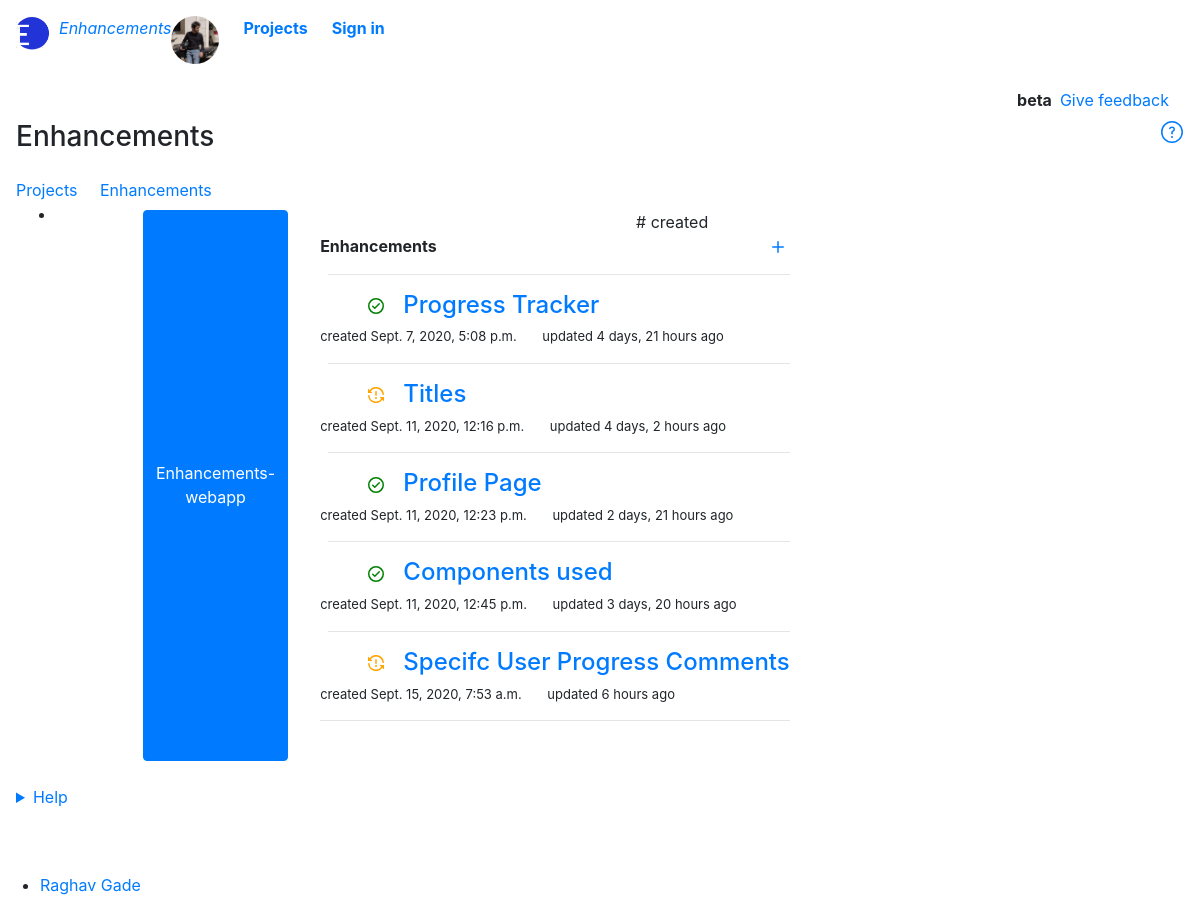
The app's page /features with its own data.
### base/models.py (models this page shows, shortened)
class Project(models.Model):
    STATUS = (
        ('Queued','Queued'),
        ('Working','Working'),
        ('Completed','Completed'),
    )
    project_id = HashidAutoField(min_length=8,primary_key=True,alphabet="0123456789abcdefghijklmnopqrstuvwxyz",salt="drop the gun and go to steam bathc")
    project_title = models.CharField(max_length=200,default='New Project')
    framework_used = models.ManyToManyField(Framework,blank=True)
    language_used = models.ManyToManyField(Language,blank=True)
    containerization_used = models.ManyToManyField(Containerization,blank=True)
    database_used = models.ManyToManyField(Database,blank=True)
    project_description = MDTextField()
    github_link = models.CharField(max_length=200, default='',blank=True,null=True)
    status = models.CharField(max_length=20,null=False,choices=STATUS,default="Working")
    date_created = models.DateTimeField(auto_now_add=True)
    updated_at = models.DateTimeField(auto_now=True)
    features = models.BooleanField(default=False)

class Feature(models.Model):
    STATUS = (
        ('Working','Working'),
        ('Discarded','Discarded'),
        ('Completed','Completed'),
    )
    feature_id = models.ForeignKey(Project,null=False,on_delete=models.CASCADE)
    tracking_id = HashidAutoField(min_length=8,primary_key=True,alphabet="0123456789abcdefghijklmnopqrstuvwxyz",salt="Sakura says but she doesn't mean it bolte")
    feature_name = models.CharField(max_length=50,null=False,default='New Feature')
    feature_description = MDTextField()
    date_created = models.DateTimeField(auto_now_add=True)
    updated_at = models.DateTimeField(auto_now=True)
    status = models.CharField(max_length=20,null=False,choices=STATUS,default="Queued")

### base/views.py (the view)
# urls.py: path('features', views.features, name="features"),
def features(request):
    projects = Project.objects.all()
    features = Feature.objects.all()
    context ={
        'projects' : projects,
        'features' : features,
    }
    return render(request,'base/features.html',context)

### base/templates/base/features.html (shortened to what this page needs)
{% extends 'base/main.html' %}
{% load static %}
{% load humanize %}
  {% block content%}
    <main class="container-lg px-3 pb-4">
        <div class="col-12 clearfix mt-2">
          <div class="d-flex float-right">
            <div class="Box border-green mr-1"><b class="p-1">beta</b></div>
            <a class="link-gray float-right" href="{% url 'feedback' %}">Give feedback</a>
          </div>
        </div>
        <div id="feature-list">
          <div class="Box Box--spacious f4 mt-2">
            <div class="Box-header pb-0">
              <h3 class="Box-title flex-auto mb-4">
                  Enhancements
                  <a href="{% url 'welcome' %}" aria-label="help" title="help"> </a>
              </h3>
              <nav class="UnderlineNav">
                <div class="UnderlineNav-body">
                  <a class="UnderlineNav-item" href="{% url 'home' %}"  aria-current=&quot;page&quot;>Projects</a>
                  <a class="UnderlineNav-item" href="{% url 'features' %}"  aria-current=&quot;page&quot;>Enhancements</a>
                </div>
              </nav>
            </div>
            <ul style=" height: 40%; overflow: hidden; overflow-y: scroll;">
            {% for project in projects  %}
            {% if project.features is True %}
            <li class="Box-row Box-row--hover-gray p-0 mt-0">
                <div class="ml-2 p-2 col-12">
                  <div class="col-12 clearfix">
                    <div class="col-6 pl-2 min-width-0 float-left">
                        <div class="d-flex  flex-items-start pl-5">
                            <button class="btn btn-primary" style="pointer-events: none;">{{ project.project_title }}</button>
                            <div class="Popover position-relative">
                                <div class="Popover-message Popover-message--left-top p-4 ml-2 Box box-shadow-large" style="width: max-content;" >
                                  <b>Enhancements</b>
                                       <a href="{% url 'newfeature' %}"><svg xmlns="http://www.w3.org/2000/svg" viewBox="0 0 16 16" width="16" height="16"><path fill-rule="evenodd" d="M8 2a.75.75 0 01.75.75v4.5h4.5a.75.75 0 010 1.5h-4.5v4.5a.75.75 0 01-1.5 0v-4.5h-4.5a.75.75 0 010-1.5h4.5v-4.5A.75.75 0 018 2z"></path></svg></a>
                                    <br>
                                    {% for feature in features %}
                                        {% if feature.feature_id.project_id == project.project_id %}
                                        <h4 class="mb-2 pl-2">
                                        <hr>
                                        <ul >
                                        {% if request.user.is_authenticated %}
                                            {% if feature.status == "Working" %}
                                            <svg id="working" xmlns="http://www.w3.org/2000/svg" viewBox="0 0 16 16" width="16" height="16"><path fill-rule="evenodd" d="M8 1.5a6.491 6.491 0 00-5.285 2.715l1.358 1.358A.25.25 0 013.896 6H.25A.25.25 0 010 5.75V2.104a.25.25 0 01.427-.177l1.216 1.216a8 8 0 0114.315 4.03.748.748 0 01-.668.83.75.75 0 01-.824-.676A6.501 6.501 0 008 1.5zM.712 8.004a.75.75 0 01.822.67 6.501 6.501 0 0011.751 3.111l-1.358-1.358a.25.25 0 01.177-.427h3.646a.25.25 0 01.25.25v3.646a.25.25 0 01-.427.177l-1.216-1.216A8 8 0 01.042 8.827a.75.75 0 01.67-.823zM9 11a1 1 0 11-2 0 1 1 0 012 0zm-.25-6.25a.75.75 0 00-1.5 0v3.5a.75.75 0 001.5 0v-3.5z"></path></svg>
                                            {% elif feature.status == "Completed" %}
                                            <svg id="completed" xmlns="http://www.w3.org/2000/svg" viewBox="0 0 16 16" width="16" height="16"><path fill-rule="evenodd" d="M1.5 8a6.5 6.5 0 1113 0 6.5 6.5 0 01-13 0zM0 8a8 8 0 1116 0A8 8 0 010 8zm11.78-1.72a.75.75 0 00-1.06-1.06L6.75 9.19 5.28 7.72a.75.75 0 00-1.06 1.06l2 2a.75.75 0 001.06 0l4.5-4.5z"></path></svg>
                                            {% elif feature.status == "Discarded" %}
                                            <svg id="queued" xmlns="http://www.w3.org/2000/svg" viewBox="0 0 16 16" width="16" height="16"><path fill-rule="evenodd" d="M8 1.5a6.5 6.5 0 100 13 6.5 6.5 0 000-13zM0 8a8 8 0 1116 0A8 8 0 010 8zm9 3a1 1 0 11-2 0 1 1 0 012 0zm-.25-6.25a.75.75 0 00-1.5 0v3.5a.75.75 0 001.5 0v-3.5z"></path></svg>
                                            {% endif %}
                                        &nbsp;
                                        <a class="link-gray-dark no-underline v-align-middle h4" href="{% url 'specificfeature' feature.tracking_id %}">{{feature.feature_name}}</a>
                                        {% else %}
                                            {% if feature.status == "Working" %}
                                            <svg id="working" xmlns="http://www.w3.org/2000/svg" viewBox="0 0 16 16" width="16" height="16"><path fill-rule="evenodd" d="M8 1.5a6.491 6.491 0 00-5.285 2.715l1.358 1.358A.25.25 0 013.896 6H.25A.25.25 0 010 5.75V2.104a.25.25 0 01.427-.177l1.216 1.216a8 8 0 0114.315 4.03.748.748 0 01-.668.83.75.75 0 01-.824-.676A6.501 6.501 0 008 1.5zM.712 8.004a.75.75 0 01.822.67 6.501 6.501 0 0011.751 3.111l-1.358-1.358a.25.25 0 01.177-.427h3.646a.25.25 0 01.25.25v3.646a.25.25 0 01-.427.177l-1.216-1.216A8 8 0 01.042 8.827a.75.75 0 01.67-.823zM9 11a1 1 0 11-2 0 1 1 0 012 0zm-.25-6.25a.75.75 0 00-1.5 0v3.5a.75.75 0 001.5 0v-3.5z"></path></svg>
                                            {% elif feature.status == "Completed" %}
                                            <svg id="completed" xmlns="http://www.w3.org/2000/svg" viewBox="0 0 16 16" width="16" height="16"><path fill-rule="evenodd" d="M1.5 8a6.5 6.5 0 1113 0 6.5 6.5 0 01-13 0zM0 8a8 8 0 1116 0A8 8 0 010 8zm11.78-1.72a.75.75 0 00-1.06-1.06L6.75 9.19 5.28 7.72a.75.75 0 00-1.06 1.06l2 2a.75.75 0 001.06 0l4.5-4.5z"></path></svg>
                                            {% elif feature.status == "Discarded" %}
                                            <svg id="queued" xmlns="http://www.w3.org/2000/svg" viewBox="0 0 16 16" width="16" height="16"><path fill-rule="evenodd" d="M8 1.5a6.5 6.5 0 100 13 6.5 6.5 0 000-13zM0 8a8 8 0 1116 0A8 8 0 010 8zm9 3a1 1 0 11-2 0 1 1 0 012 0zm-.25-6.25a.75.75 0 00-1.5 0v3.5a.75.75 0 001.5 0v-3.5z"></path></svg>
                                            {% endif %}
                                        <a class="link-gray-dark no-underline v-align-middle h4" href="{% url 'specificfeature' feature.tracking_id %}">{{feature.feature_name}}</a>
                                        {% endif %}
                                            </ul>
                                        </h4>
                                        <p style="font-size: small;">
                                        created <relative-time datetime="2020-08-25T06:16:01Z" class="no-wrap">{{feature.date_created}}</relative-time>
                                        &nbsp;&nbsp;&nbsp;&nbsp;&nbsp;
                                        updated <relative-time datetime="2020-08-25T06:31:06" class="no-wrap">{{feature.updated_at|naturaltime}}</relative-time>
                                        </p>
                                        {% endif %}
                                    {% endfor %}
                                    <hr>
                                </div>
                            </div>
                        </div>
                  </div>
                  <div class="col-12 clearfix">
                    <div class="col-6 pl-2 text-small text-gray float-left">
                      #{{feature.feature_id}} <b> {{feature.feature_status}} </b>
                      created <relative-time datetime="2020-08-25T06:16:01Z" class="no-wrap">{{feature.date_created}}</relative-time>
                    </div>
                  </div>
                </div>
              </li>
              {% endif %}
              {% endfor %}
      </ul>
          </div>
          <details class="details-reset mt-3">
            <summary class="btn-link" style="outline: none;">Help <span class="dropdown-caret"></summary>
          </details>
          <br>
    </main>
  {% endblock %}

### static/css/main.css (style rules this page uses)
#completed { color: green; }
#working { color: orange; }
svg { fill: currentColor; }

### records on screen
Project: project_title "Enhancements-webapp"
Feature: status "Completed" (drawn), feature_name "Progress Tracker", date_created "Sept. 7, 2020, 5:08 p.m.", updated_at "4 days, 21 hours ago"
Feature: status "Working" (drawn), feature_name "Titles", date_created "Sept. 11, 2020, 12:16 p.m.", updated_at "4 days, 2 hours ago"
Feature: status "Completed" (drawn), feature_name "Profile Page", date_created "Sept. 11, 2020, 12:23 p.m.", updated_at "2 days, 21 hours ago"
Feature: status "Completed" (drawn), feature_name "Components used", date_created "Sept. 11, 2020, 12:45 p.m.", updated_at "3 days, 20 hours ago"
Feature: status "Working" (drawn), feature_name "Specifc User Progress Comments", date_created "Sept. 15, 2020, 7:53 a.m.", updated_at "6 hours ago"
